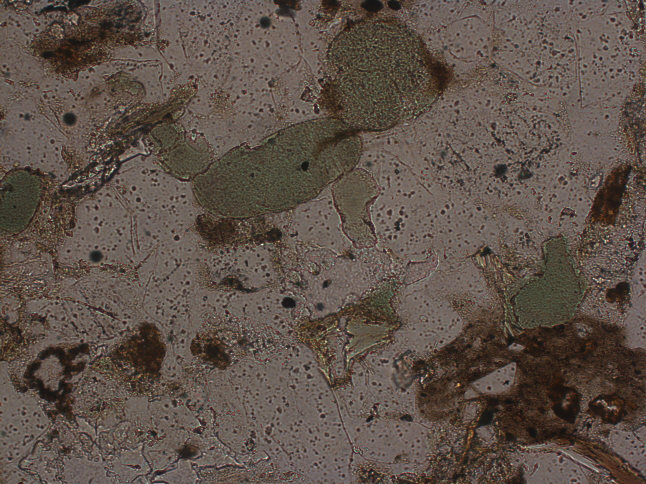
#> input picture 1n_00.jpg, 1292 x 968 px (shown at 1/2 size)
$ python main.py
#> lines starting #> are read from the running program, lines starting #| are printed output that depends on the picture; after the words box and inside, x2 and y2 are one past the last pixel; in counts of white or black regions, pixels touching at a corner belong together
import cv2
from matplotlib import pyplot as plt
import numpy as np
img1 = cv2.imread("1n_00.jpg", cv2.IMREAD_COLOR)
#> img1 is the input picture: shape (968, 1292, 3); mean B, G, R 73.5, 82, 94.9
img2 = cv2.imread("1xn_180.jpg", cv2.IMREAD_COLOR)
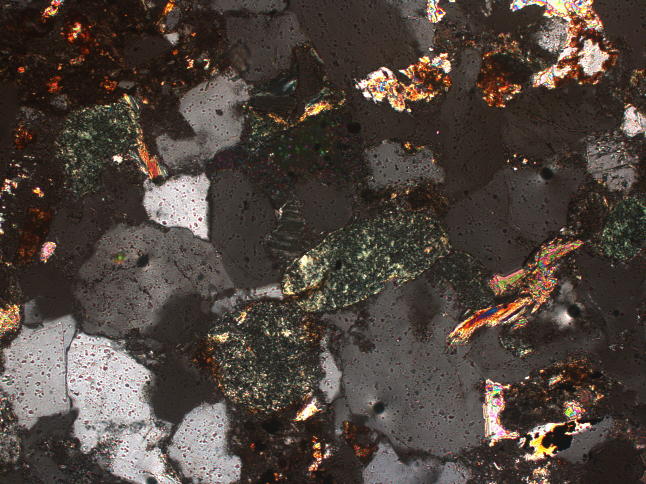
#> input picture 1xn_180.jpg, 1292 x 968 px (shown at 1/2 size)
#> img2 is the input picture: shape (968, 1292, 3); mean B, G, R 60.9, 67.7, 77.8
img1 = np.array(255*(img1/255)**1, dtype='uint8')
img2 = np.array(255*(img2/255)**1, dtype='uint8')
img3 = cv2.hconcat([img1,img2])
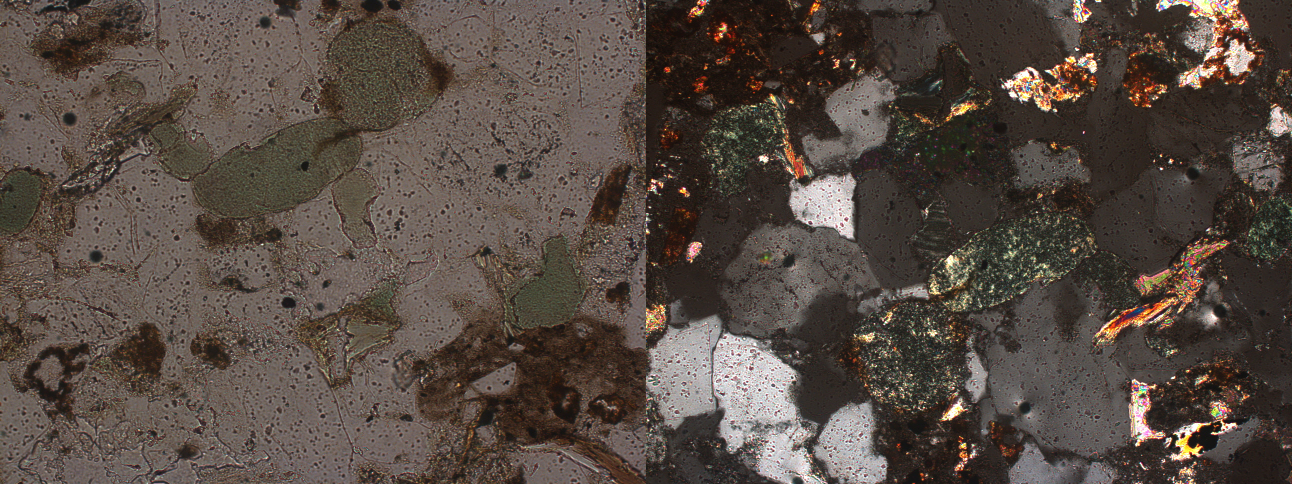
#> img3: shape (968, 2584, 3) (shown at 1/2 size); mean B, G, R 67.2, 74.9, 86.4
N1 = 23
N2 = 9

blurred_img2 = cv2.GaussianBlur(img1, (N2, N2), N2/3)
b,g,r = cv2.split(blurred_img2)
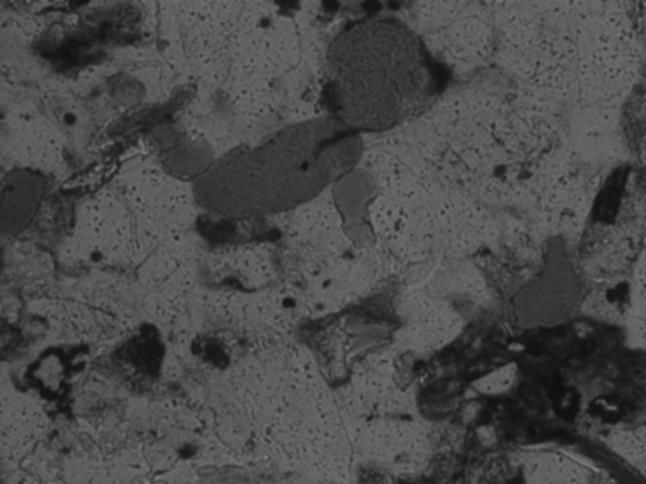
#> b: shape (968, 1292) (shown at 1/2 size); min 14, max 130, mean 73.5
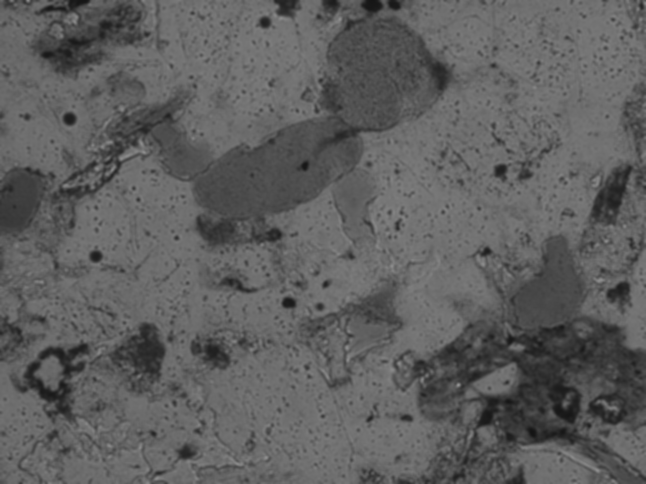
#> r: shape (968, 1292) (shown at 1/2 size); min 19, max 149, mean 94.9
k = np.zeros_like(b)

r_eq = cv2.equalizeHist(r)
g_eq = cv2.equalizeHist(g)
b_eq = cv2.equalizeHist(b)
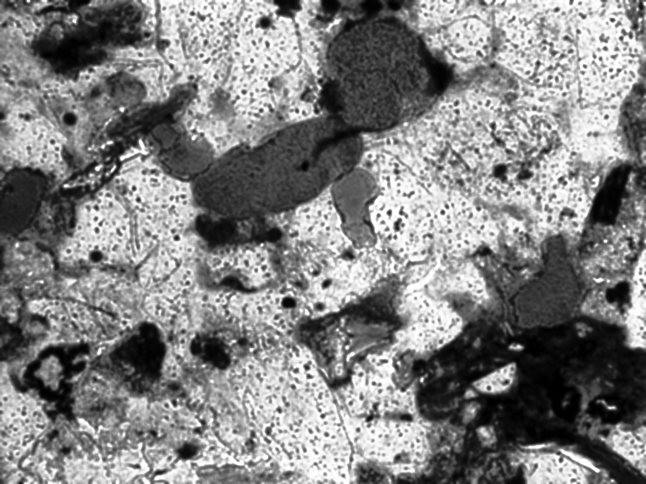
#> b_eq: shape (968, 1292) (shown at 1/2 size); min 0, max 255, mean 129.6

r1 = cv2.medianBlur(r_eq, 7)
g1 = cv2.medianBlur(g_eq, 7)
b1 = cv2.medianBlur(b_eq, 7)
a = cv2.merge([b1,g1,r1])
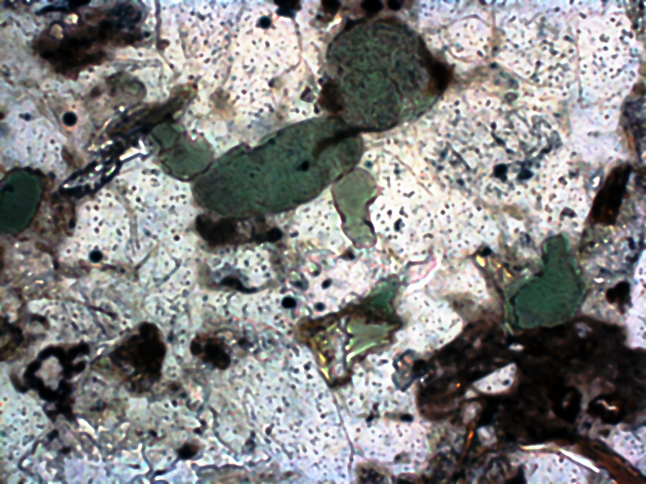
#> a: shape (968, 1292, 3) (shown at 1/2 size); mean B, G, R 129.8, 130, 130.3
cv2.imshow("image", a)
bin1 = ((g1 - b1) > 10) & (abs(g1 - r1) > 5) & (r1 < 200) & (g1 < 215) & (b1 < 190) & (abs(r1 - b1) < 35)
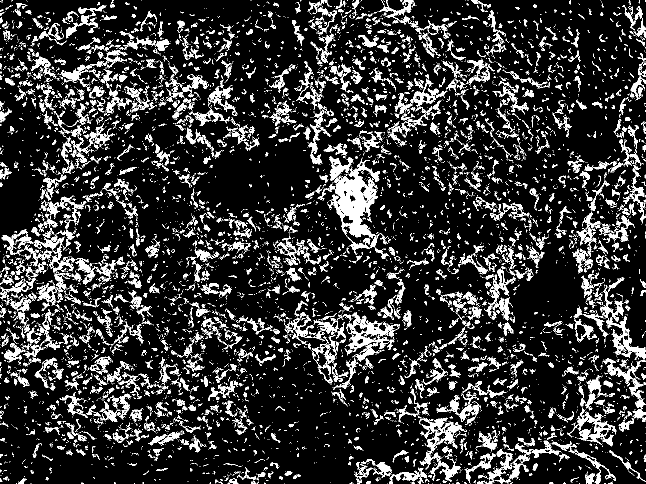
#> bin1: shape (968, 1292) bool (shown at 1/2 size); 15.7% white; 8785 white regions (7054 under 20 px), largest, box (x1, y1, x2, y2) and area: (666, 315, 778, 518) 7609, (693, 624, 797, 704) 2582, (839, 835, 929, 939) 2334

cv2.imshow("Binary Image", bin1.astype(np.uint8) * 255)
cv2.waitKey(0)
